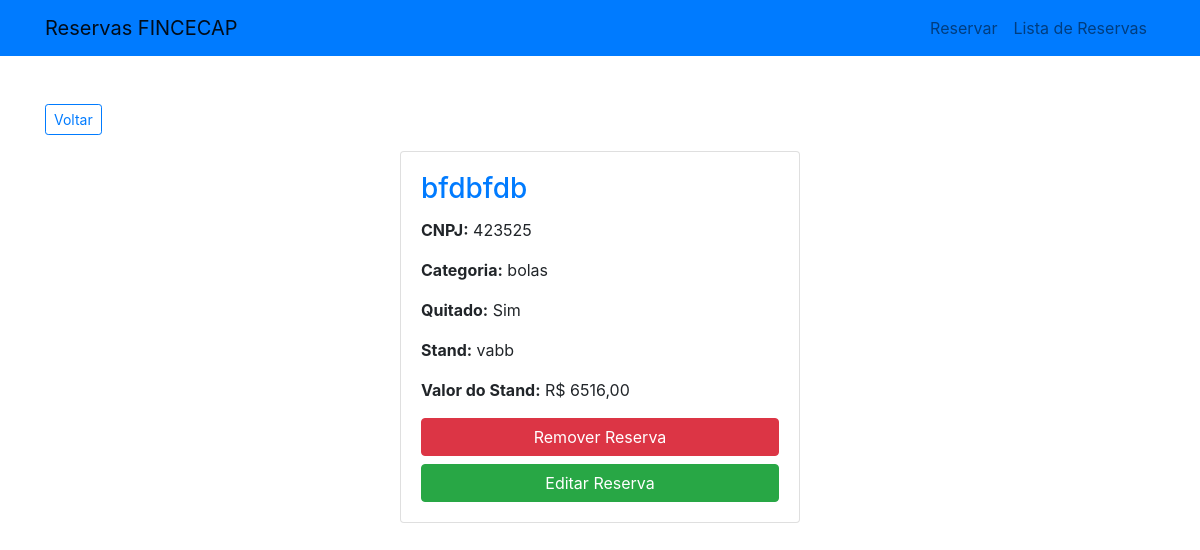
/reservas/reservas/detail/1, run on the app's committed database.
### reservas/models.py (models this page shows, shortened)
class Reserva(models.Model):
    cnpj = models.CharField(max_length=18)
    nome_empresa = models.CharField(max_length=160)
    categoria_empresa = models.CharField(max_length=160)
    quitado = models.BooleanField()
    stand = models.OneToOneField(Stand, on_delete=models.CASCADE)

class Stand(models.Model):
    localizacao = models.CharField(max_length=160)
    valor = models.IntegerField()
    def __str__(self) -> str:
        return f"{self.localizacao}"

### reservas/views.py (the view)
# urls.py: path('reservas/detail/<pk>', ReservaDetailView.as_view(), name='detail'),
class ReservaDetailView(DetailView):
    model = Reserva
    template_name = "detail.html"

### reservas/templates/detail.html (shortened to what this page needs)
{% extends 'base.html' %}
{% load bootstrap4 %}
{% block content %}
<div class="container my-5">
    <a class="btn btn-outline-primary btn-sm mb-3" href="{% url 'reservas' %}">
         Voltar
    </a>
    <div class="card mx-auto" style="max-width: 400px;">
        <div class="card-body">
            <h3 class="card-title text-primary">{{ object.nome_empresa }}</h3>
            <p class="card-text"><strong>CNPJ:</strong> {{ object.cnpj }}</p>
            <p class="card-text"><strong>Categoria:</strong> {{ object.categoria_empresa }}</p>
            <p class="card-text"><strong>Quitado:</strong> {% if object.quitado %} Sim {% else %} Não {% endif %}</p>
            <p class="card-text"><strong>Stand:</strong> {{ object.stand }}</p>
            <p class="card-text"><strong>Valor do Stand:</strong> R$ {{ object.stand.valor|floatformat:2 }}</p>
            <a href="{% url 'reserva_delete' object.pk %}" class="btn btn-danger btn-block">
                Remover Reserva
            </a>
            <a href="{% url 'reserva_update' object.pk %}" class="btn btn-success btn-block">
                Editar Reserva
            </a>
        </div>
    </div>
</div>
{% endblock %}

### data on the page
Reserva: nome_empresa "bfdbfdb", cnpj "423525", categoria_empresa "bolas", stand "vabb", stand.valor "6516,00"
